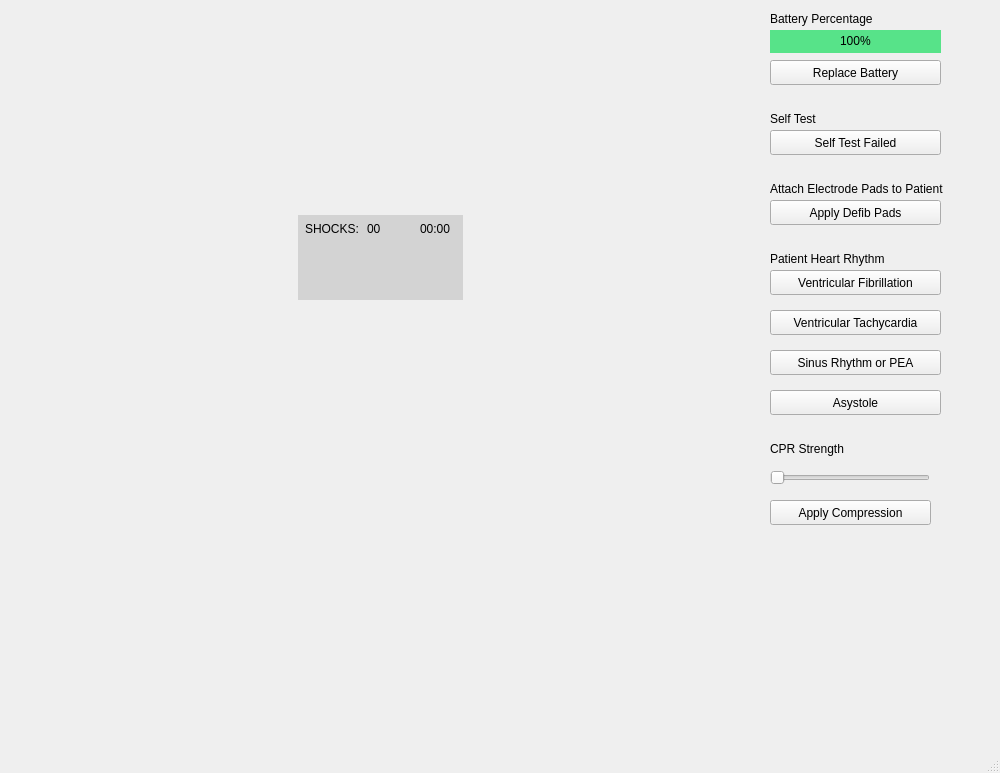
<?xml version="1.0" encoding="UTF-8"?>
<ui version="4.0">
 <class>MainWindow</class>
 <widget class="QMainWindow" name="MainWindow">
  <property name="geometry">
   <rect>
    <x>0</x>
    <y>0</y>
    <width>1000</width>
    <height>773</height>
   </rect>
  </property>
  <property name="windowTitle">
   <string>MainWindow</string>
  </property>
  <property name="styleSheet">
   <string notr="true"/>
  </property>
  <widget class="QWidget" name="centralwidget">
   <widget class="QLabel" name="AED">
    <property name="geometry">
     <rect>
      <x>0</x>
      <y>0</y>
      <width>755</width>
      <height>729</height>
     </rect>
    </property>
    <property name="text">
     <string/>
    </property>
    <property name="pixmap">
     <pixmap resource="AED_Images.qrc">:/Images/AED_Image.jpg</pixmap>
    </property>
    <property name="scaledContents">
     <bool>true</bool>
    </property>
   </widget>
   <widget class="QPushButton" name="power_button">
    <property name="enabled">
     <bool>true</bool>
    </property>
    <property name="geometry">
     <rect>
      <x>540</x>
      <y>580</y>
      <width>69</width>
      <height>55</height>
     </rect>
    </property>
    <property name="autoFillBackground">
     <bool>false</bool>
    </property>
    <property name="styleSheet">
     <string notr="true">	background-color: transparent;
	background: none;
	border:none;
	background-repeat:none;</string>
    </property>
    <property name="text">
     <string/>
    </property>
    <property name="icon">
     <iconset resource="AED_Images.qrc">
      <normaloff>:/Images/Power_Button.png</normaloff>:/Images/Power_Button.png</iconset>
    </property>
    <property name="iconSize">
     <size>
      <width>30</width>
      <height>40</height>
     </size>
    </property>
    <property name="autoDefault">
     <bool>false</bool>
    </property>
   </widget>
   <widget class="QPushButton" name="shock_button">
    <property name="enabled">
     <bool>true</bool>
    </property>
    <property name="geometry">
     <rect>
      <x>340</x>
      <y>310</y>
      <width>80</width>
      <height>75</height>
     </rect>
    </property>
    <property name="styleSheet">
     <string notr="true">	background-color: transparent;
	background: none;
	border:none;
	background-repeat:none;</string>
    </property>
    <property name="text">
     <string/>
    </property>
    <property name="icon">
     <iconset resource="AED_Images.qrc">
      <normaloff>:/Images/Shock_Button.png</normaloff>:/Images/Shock_Button.png</iconset>
    </property>
    <property name="iconSize">
     <size>
      <width>80</width>
      <height>75</height>
     </size>
    </property>
   </widget>
   <widget class="QLabel" name="led_indicator_1">
    <property name="enabled">
     <bool>false</bool>
    </property>
    <property name="geometry">
     <rect>
      <x>253</x>
      <y>273</y>
      <width>17</width>
      <height>17</height>
     </rect>
    </property>
    <property name="text">
     <string/>
    </property>
    <property name="pixmap">
     <pixmap resource="AED_Images.qrc">:/Images/LED_Indicator.png</pixmap>
    </property>
    <property name="scaledContents">
     <bool>true</bool>
    </property>
   </widget>
   <widget class="QLabel" name="led_indicator_2">
    <property name="enabled">
     <bool>false</bool>
    </property>
    <property name="geometry">
     <rect>
      <x>345</x>
      <y>170</y>
      <width>17</width>
      <height>17</height>
     </rect>
    </property>
    <property name="text">
     <string/>
    </property>
    <property name="pixmap">
     <pixmap resource="AED_Images.qrc">:/Images/LED_Indicator.png</pixmap>
    </property>
    <property name="scaledContents">
     <bool>true</bool>
    </property>
   </widget>
   <widget class="QLabel" name="led_indicator_3">
    <property name="enabled">
     <bool>false</bool>
    </property>
    <property name="geometry">
     <rect>
      <x>492</x>
      <y>320</y>
      <width>17</width>
      <height>17</height>
     </rect>
    </property>
    <property name="text">
     <string/>
    </property>
    <property name="pixmap">
     <pixmap resource="AED_Images.qrc">:/Images/LED_Indicator.png</pixmap>
    </property>
    <property name="scaledContents">
     <bool>true</bool>
    </property>
   </widget>
   <widget class="QLabel" name="led_indicator_4">
    <property name="enabled">
     <bool>false</bool>
    </property>
    <property name="geometry">
     <rect>
      <x>492</x>
      <y>420</y>
      <width>17</width>
      <height>17</height>
     </rect>
    </property>
    <property name="text">
     <string/>
    </property>
    <property name="pixmap">
     <pixmap resource="AED_Images.qrc">:/Images/LED_Indicator.png</pixmap>
    </property>
    <property name="scaledContents">
     <bool>true</bool>
    </property>
   </widget>
   <widget class="QLabel" name="led_indicator_5">
    <property name="enabled">
     <bool>false</bool>
    </property>
    <property name="geometry">
     <rect>
      <x>265</x>
      <y>430</y>
      <width>17</width>
      <height>17</height>
     </rect>
    </property>
    <property name="text">
     <string/>
    </property>
    <property name="pixmap">
     <pixmap resource="AED_Images.qrc">:/Images/LED_Indicator.png</pixmap>
    </property>
    <property name="scaledContents">
     <bool>true</bool>
    </property>
   </widget>
   <widget class="QLabel" name="self_test_failed">
    <property name="enabled">
     <bool>true</bool>
    </property>
    <property name="geometry">
     <rect>
      <x>150</x>
      <y>580</y>
      <width>81</width>
      <height>41</height>
     </rect>
    </property>
    <property name="text">
     <string/>
    </property>
    <property name="pixmap">
     <pixmap resource="AED_Images.qrc">:/Images/self_test_off.png</pixmap>
    </property>
    <property name="scaledContents">
     <bool>true</bool>
    </property>
   </widget>
   <widget class="QLabel" name="self_test_succeeded">
    <property name="enabled">
     <bool>true</bool>
    </property>
    <property name="geometry">
     <rect>
      <x>150</x>
      <y>580</y>
      <width>81</width>
      <height>41</height>
     </rect>
    </property>
    <property name="text">
     <string/>
    </property>
    <property name="pixmap">
     <pixmap resource="AED_Images.qrc">:/Images/self_test_on.png</pixmap>
    </property>
    <property name="scaledContents">
     <bool>true</bool>
    </property>
   </widget>
   <widget class="QLabel" name="lcd_screen">
    <property name="geometry">
     <rect>
      <x>298</x>
      <y>215</y>
      <width>165</width>
      <height>85</height>
     </rect>
    </property>
    <property name="styleSheet">
     <string notr="true">background-color: lightgrey</string>
    </property>
    <property name="text">
     <string/>
    </property>
   </widget>
   <widget class="QLabel" name="shock_label">
    <property name="geometry">
     <rect>
      <x>305</x>
      <y>220</y>
      <width>62</width>
      <height>17</height>
     </rect>
    </property>
    <property name="font">
     <font>
      <family>Liberation Sans</family>
     </font>
    </property>
    <property name="text">
     <string>SHOCKS:</string>
    </property>
    <property name="scaledContents">
     <bool>true</bool>
    </property>
   </widget>
   <widget class="QTextEdit" name="display_message">
    <property name="geometry">
     <rect>
      <x>300</x>
      <y>240</y>
      <width>161</width>
      <height>61</height>
     </rect>
    </property>
    <property name="font">
     <font>
      <family>Liberation Sans</family>
      <pointsize>10</pointsize>
      <weight>75</weight>
      <bold>true</bold>
     </font>
    </property>
    <property name="styleSheet">
     <string notr="true">background-color: transparent;</string>
    </property>
    <property name="readOnly">
     <bool>true</bool>
    </property>
    <property name="html">
     <string>&lt;!DOCTYPE HTML PUBLIC &quot;-//W3C//DTD HTML 4.0//EN&quot; &quot;http://www.w3.org/TR/REC-html40/strict.dtd&quot;&gt;
&lt;html&gt;&lt;head&gt;&lt;meta name=&quot;qrichtext&quot; content=&quot;1&quot; /&gt;&lt;style type=&quot;text/css&quot;&gt;
p, li { white-space: pre-wrap; }
&lt;/style&gt;&lt;/head&gt;&lt;body style=&quot; font-family:'Liberation Sans'; font-size:10pt; font-weight:600; font-style:normal;&quot;&gt;
&lt;p align=&quot;center&quot; style=&quot;-qt-paragraph-type:empty; margin-top:0px; margin-bottom:0px; margin-left:0px; margin-right:0px; -qt-block-indent:0; text-indent:0px;&quot;&gt;&lt;br /&gt;&lt;/p&gt;&lt;/body&gt;&lt;/html&gt;</string>
    </property>
   </widget>
   <widget class="QLabel" name="self_test_label">
    <property name="geometry">
     <rect>
      <x>770</x>
      <y>110</y>
      <width>62</width>
      <height>17</height>
     </rect>
    </property>
    <property name="text">
     <string>Self Test</string>
    </property>
   </widget>
   <widget class="QPushButton" name="self_test_failed_button">
    <property name="geometry">
     <rect>
      <x>770</x>
      <y>130</y>
      <width>171</width>
      <height>25</height>
     </rect>
    </property>
    <property name="text">
     <string>Self Test Failed</string>
    </property>
   </widget>
   <widget class="QLabel" name="heart_rhythm_label">
    <property name="geometry">
     <rect>
      <x>770</x>
      <y>250</y>
      <width>161</width>
      <height>17</height>
     </rect>
    </property>
    <property name="text">
     <string>Patient Heart Rhythm</string>
    </property>
   </widget>
   <widget class="QPushButton" name="VF_button">
    <property name="geometry">
     <rect>
      <x>770</x>
      <y>270</y>
      <width>171</width>
      <height>25</height>
     </rect>
    </property>
    <property name="text">
     <string>Ventricular Fibrillation</string>
    </property>
   </widget>
   <widget class="QPushButton" name="VT_button">
    <property name="enabled">
     <bool>true</bool>
    </property>
    <property name="geometry">
     <rect>
      <x>770</x>
      <y>310</y>
      <width>171</width>
      <height>25</height>
     </rect>
    </property>
    <property name="text">
     <string>Ventricular Tachycardia</string>
    </property>
   </widget>
   <widget class="QPushButton" name="PEA_button">
    <property name="geometry">
     <rect>
      <x>770</x>
      <y>350</y>
      <width>171</width>
      <height>25</height>
     </rect>
    </property>
    <property name="text">
     <string>Sinus Rhythm or PEA</string>
    </property>
   </widget>
   <widget class="QLabel" name="CPR_label">
    <property name="geometry">
     <rect>
      <x>770</x>
      <y>440</y>
      <width>161</width>
      <height>17</height>
     </rect>
    </property>
    <property name="text">
     <string>CPR Strength</string>
    </property>
   </widget>
   <widget class="QPushButton" name="asystole_button">
    <property name="geometry">
     <rect>
      <x>770</x>
      <y>390</y>
      <width>171</width>
      <height>25</height>
     </rect>
    </property>
    <property name="text">
     <string>Asystole</string>
    </property>
   </widget>
   <widget class="QSlider" name="compression_strength">
    <property name="geometry">
     <rect>
      <x>770</x>
      <y>470</y>
      <width>160</width>
      <height>16</height>
     </rect>
    </property>
    <property name="orientation">
     <enum>Qt::Horizontal</enum>
    </property>
   </widget>
   <widget class="QPushButton" name="apply_compression_button">
    <property name="geometry">
     <rect>
      <x>770</x>
      <y>500</y>
      <width>161</width>
      <height>25</height>
     </rect>
    </property>
    <property name="text">
     <string>Apply Compression</string>
    </property>
   </widget>
   <widget class="QLabel" name="shock_count">
    <property name="geometry">
     <rect>
      <x>367</x>
      <y>220</y>
      <width>21</width>
      <height>17</height>
     </rect>
    </property>
    <property name="text">
     <string>00</string>
    </property>
    <property name="scaledContents">
     <bool>true</bool>
    </property>
   </widget>
   <widget class="QLabel" name="elapsed_time">
    <property name="geometry">
     <rect>
      <x>420</x>
      <y>220</y>
      <width>41</width>
      <height>17</height>
     </rect>
    </property>
    <property name="text">
     <string>00:00</string>
    </property>
   </widget>
   <widget class="QLabel" name="led_indicator_6">
    <property name="enabled">
     <bool>false</bool>
    </property>
    <property name="geometry">
     <rect>
      <x>370</x>
      <y>340</y>
      <width>17</width>
      <height>17</height>
     </rect>
    </property>
    <property name="text">
     <string/>
    </property>
    <property name="pixmap">
     <pixmap resource="AED_Images.qrc">:/Images/LED_Indicator.png</pixmap>
    </property>
    <property name="scaledContents">
     <bool>true</bool>
    </property>
   </widget>
   <widget class="QLabel" name="defib_pads_label">
    <property name="geometry">
     <rect>
      <x>770</x>
      <y>180</y>
      <width>211</width>
      <height>17</height>
     </rect>
    </property>
    <property name="text">
     <string>Attach Electrode Pads to Patient</string>
    </property>
   </widget>
   <widget class="QPushButton" name="defib_pads_button">
    <property name="geometry">
     <rect>
      <x>770</x>
      <y>200</y>
      <width>171</width>
      <height>25</height>
     </rect>
    </property>
    <property name="text">
     <string>Apply Defib Pads</string>
    </property>
   </widget>
   <widget class="QProgressBar" name="battery_percentage_bar">
    <property name="geometry">
     <rect>
      <x>770</x>
      <y>30</y>
      <width>171</width>
      <height>23</height>
     </rect>
    </property>
    <property name="styleSheet">
     <string notr="true">QProgressBar{
	text-align: center;
}

QProgressBar::chunk{
	background-color: rgb(87, 227, 137);
}</string>
    </property>
    <property name="value">
     <number>100</number>
    </property>
   </widget>
   <widget class="QLabel" name="heart_rhythm_label_2">
    <property name="geometry">
     <rect>
      <x>770</x>
      <y>10</y>
      <width>161</width>
      <height>17</height>
     </rect>
    </property>
    <property name="text">
     <string>Battery Percentage</string>
    </property>
   </widget>
   <widget class="QPushButton" name="replace_battery_button">
    <property name="geometry">
     <rect>
      <x>770</x>
      <y>60</y>
      <width>171</width>
      <height>25</height>
     </rect>
    </property>
    <property name="text">
     <string>Replace Battery</string>
    </property>
   </widget>
  </widget>
  <widget class="QMenuBar" name="menubar">
   <property name="geometry">
    <rect>
     <x>0</x>
     <y>0</y>
     <width>1000</width>
     <height>22</height>
    </rect>
   </property>
  </widget>
  <widget class="QStatusBar" name="statusbar"/>
 </widget>
 <resources>
  <include location="AED_Images.qrc"/>
 </resources>
 <connections/>
</ui>
